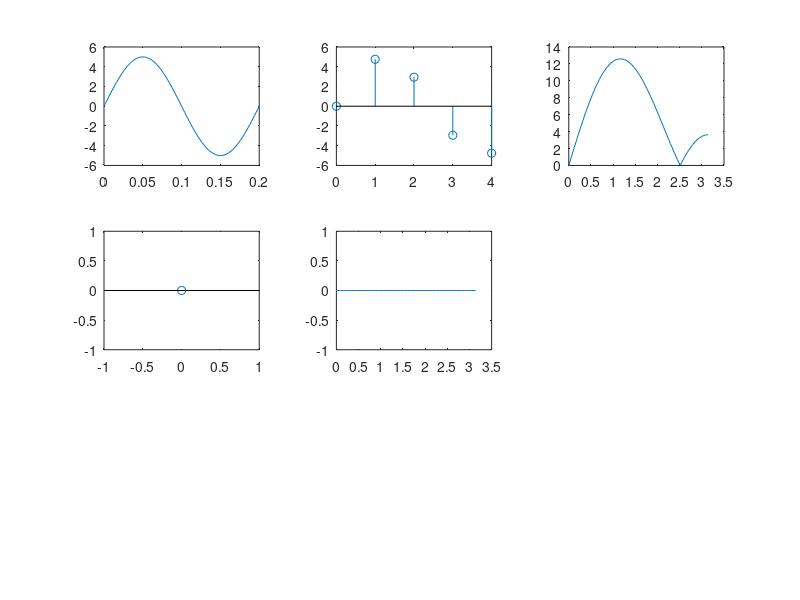

Write MATLAB code to recreate this figure.
clc;
clear all;
N=input('Enter N:');
M=input('Enter M:');
A=input('Enter Amplitude:');
f=input('Enter the signal frequency');
fs=N*f;
T=1/f;
t=0:0.01*T:T;
x=A*sin(2*pi*f*t);
subplot(3,3,1);
plot(t,x);
n=0:N-1;
x1=A*sin(2*pi*f*n/fs);
subplot(3,3,2);
stem(n,x1);
a=1;
for w=0:0.01*pi:pi
    X1(a)=0;
    for n=1:N
        X1(a)=X1(a)+x1(n)*exp(-1i*w*n);
    end
    a=a+1;
end
w=0:0.01*pi:pi;
subplot(3,3,3);
plot(w,abs(X1));
x2=x1(1:M:N);
n1=0:length(x2)-1;
subplot(3,3,4);
stem(n1,x2);
b=1;
for w=0:0.01*pi:pi
    X2(b)=0;
    for n=1:(N/M)
        X2(b)=X2(b)+x2(n)*exp(-1i*w*n);
    end
    b=b+1;
end
w=0:0.01*pi:pi;
subplot(3,3,5);
plot(w,abs(X2));



        
    
